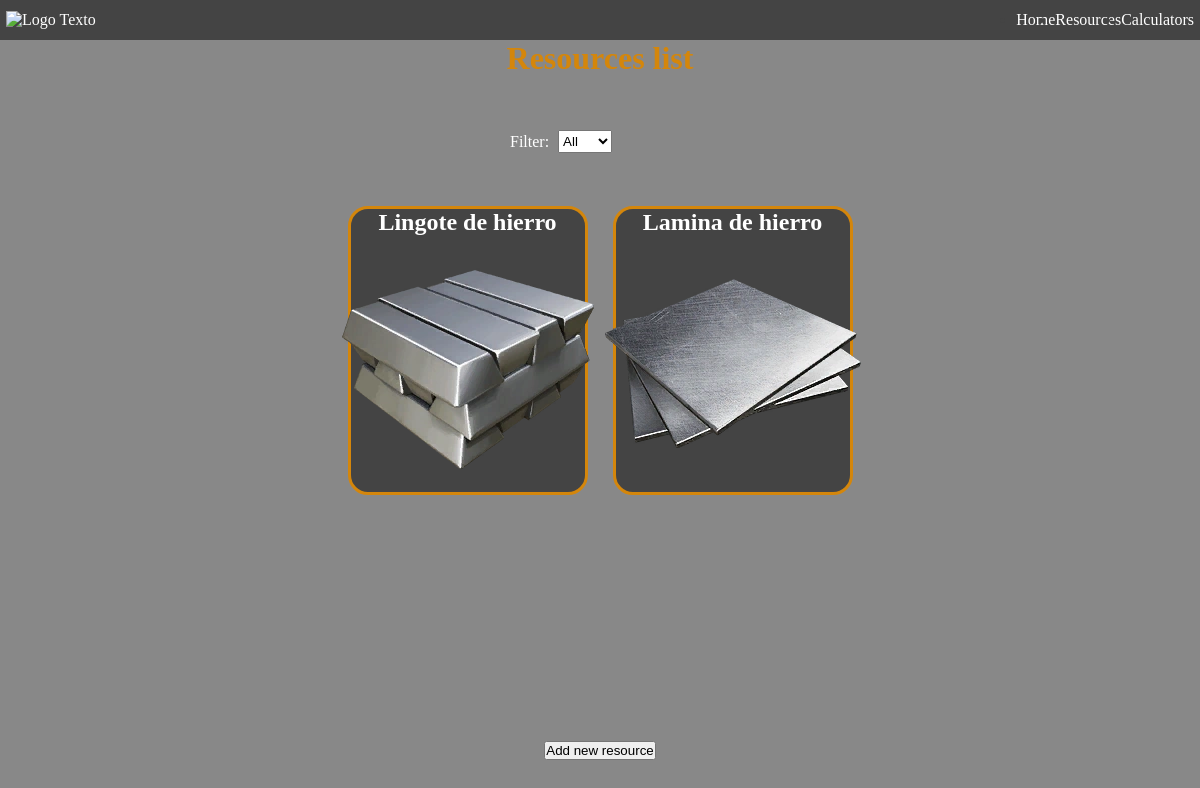
Page /list/ on the committed database.
### apps/objects/models.py (models this page shows, shortened)
class Resource(models.Model):
    class Messure(models.IntegerChoices):
        UDS = 0, _("Units")
        LTR = 1, _("Liters")
    name = models.CharField(max_length=50, unique=True)
    img = models.ImageField(upload_to="resources")
    messure = models.IntegerField(default=Messure.UDS, choices=Messure.choices)

### apps/objects/views.py (the view)
# urls.py: path("list/", views.ObjectsList.as_view(), name="list"),
class ObjectsList(ListView):
    template_name = "apps/objects/objects_list.html"
    model = Resource
    context_object_name = "resources"
    def get_context_data(self, *args, **kwargs):
        context = super().get_context_data(*args, **kwargs)
        markers = getMarkers(self.request)
        context["markers"] = markers
        return context

### apps/objects/views.py (called while the page is built)
def getMarkers(request):
    markers = request.session.get("markers_resources")
    if type(markers) == type(None):
        markers = []
    integer_markers = []
    for mark in markers:
        integer_markers.append(int(mark))
    return integer_markers

### templates/apps/objects/objects_list.html (shortened to what this page needs)
{% extends "base.html" %}
{% load static %}
{% block styles %}
<link rel="stylesheet" href="{% static "styles/objects/resourceList.css" %}">
{% endblock styles %}
{% block content %}
<h1>Resources list</h1>
<section id="filterSection">
    <label for="filter">Filter: </label>
    <select name="filter" id="resourceFilter">
        <option value="false" selected>All</option>
    </select>
</section>
<section id="list">
    {% for resource in resources %}
    <a href="{% url "objects:details" resource.id %}"
    {% if resource.id in markers %}
    data-marked="true"
    {% else %}
    data-marked="false"
    {% endif %}>
        <article>
            <h2>{{resource.name}}</h2>
            <img src="{{resource.img.url}}" alt="Imaxen de {{resource.name}}">
        </article>
    </a>
    {% endfor %}
</section>
<a id="adder" href="{% url "objects:forms:create" %}"><button>Add new resource</button></a>
{% endblock content %}

### public/static_dev/styles/objects/resourceList.css (style rules this page uses)
body { display: flex; flex-direction: column; justify-content: flex-start; align-items: center; }
h1 { margin-bottom: 2%; }
main section#list { margin-top: 2%; display: flex; flex-flow: row wrap; justify-content: space-around; gap: 25px; height: 70%; }
section#list > a { color: inherit; width: 20vw; min-height: 20vh; }
select { width: 30%; height: 120%; }
article { background-color: var(--dark-grey); display: flex; flex-direction: column; justify-content: space-around; align-items: center; border: 3px solid var(--orange); border-radius: 20px; }
section#filterSection { width: 15%; height: max-content; display: flex; flex-direction: row; justify-content: flex-start; align-items: center; gap: 5%; }

### public/static_dev/styles/basics/main.css (style rules this page uses)
* { margin: 0; padding: 0; box-sizing: border-box; }
html, body { width: 100vw; min-height: 100vh; color: white; background-color: var(--grey); }
h1 { color: var(--orange); }
a { color: inherit; text-decoration: none; color: white; text-decoration: none; }

### public/static_dev/styles/basics/colors.css (style rules this page uses)
:root { --orange: #d4860b; --grey: #888; --dark-grey: #444; }

### rows in the picture
Resource: name "Lingote de hierro", img (picture)
Resource: name "Lamina de hierro", img (picture)
